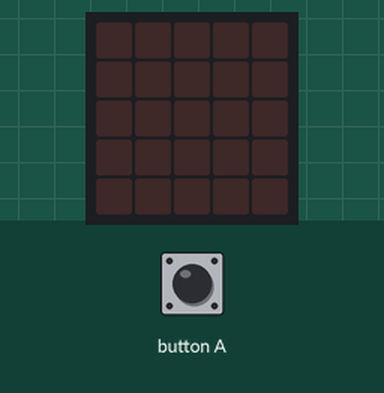
A program run on a simulated BBC micro:bit (MakeCode). On the bench: the board's 5×5 LED display. The test bench sets the inputs (shaded band).

Above: at 1.6 s.
1.7 s: button A pressed for 0.15 s
At 2.6 s:
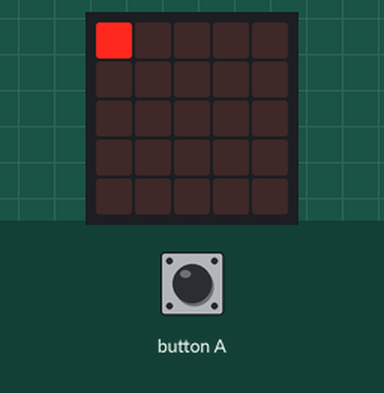
At 7.6 s:
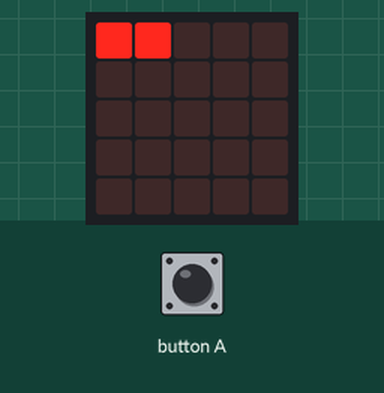
Timing chart, 0 to 9.1 s (numbered marks = the images above; inputs shaded):
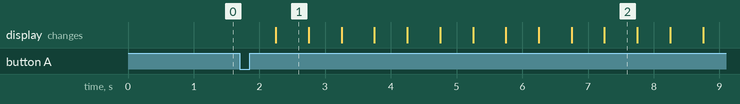

Measured:
- after the input at 1.7 s, the display: changes after 0.55 s (image 1)
- what the display in image 1 shows lasts 0.5 s, from 2.3 s to 2.8 s

The program:

main.ts
```typescript
input.onButtonPressed(Button.A, function () {
    reset()
    for (let index = 0; index < 12; index++) {
        TickTack(5)
        led.plot(calcX(), calcY())
        tick += 1
    }
    basic.showIcon(IconNames.Yes)
})
function calcY () {
    return Math.floor(tick / 5)
}
function TickTack (回数: number) {
    for (let index = 0; index < 回数; index++) {
        led.plot(calcX(), calcY())
        basic.pause(500)
        led.unplot(calcX(), calcY())
        basic.pause(500)
    }
}
function calcX () {
    return tick % 5
}
function reset () {
    min = 0
    sec = 0
    tick = 0
    basic.showLeds(`
        . . . . .
        . . . . .
        . . . . .
        . . . . .
        . . . . .
        `)
}
let sec = 0
let min = 0
let tick = 0
reset()
```

test.ts
```typescript
// テストはここに来ます。このパッケージが拡張機能として使用されるときにはコンパイルされません。
```
